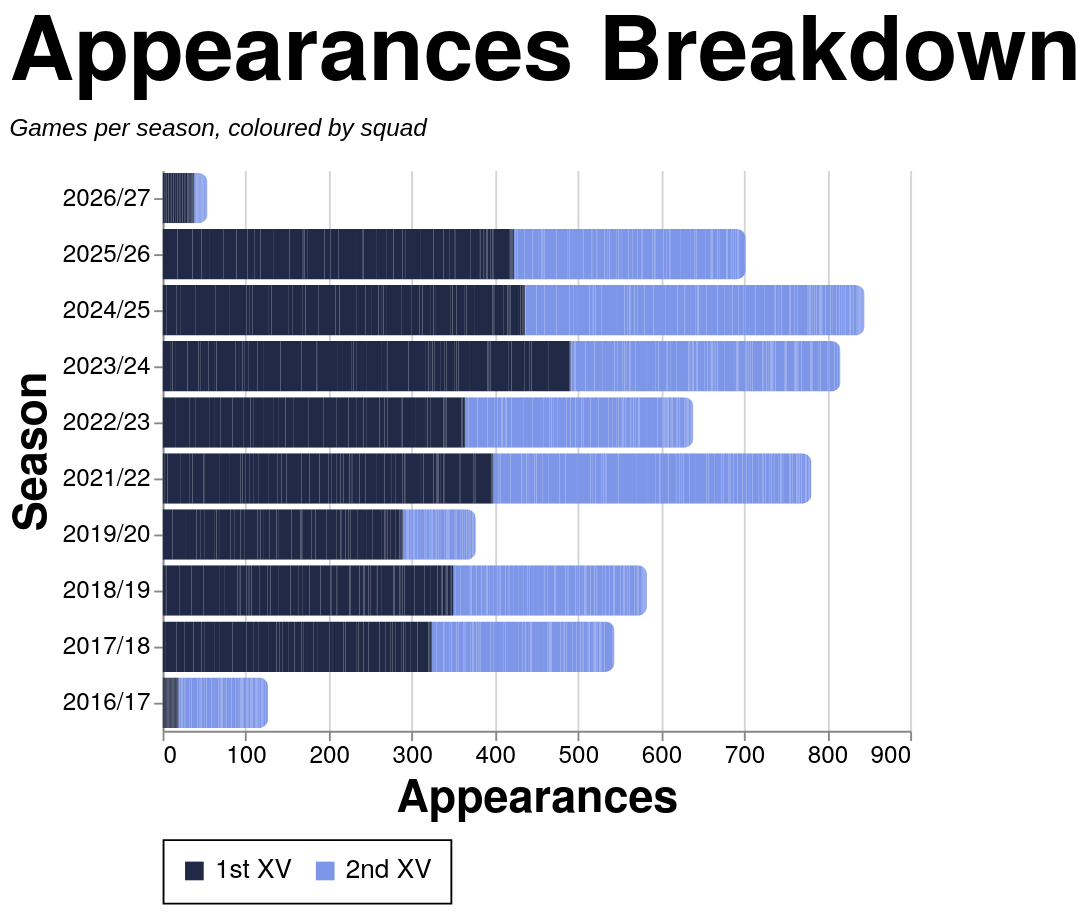

Express this chart as Vega-Lite.
### Vega-Lite specification from a JSON file in a GitHub repository (floating-point values rounded to 4 significant figures; data arrays with more than 128 entries replaced by an {"elided": "..."} marker saying what was removed)
{"config": {"axis": {"labelFont": "PT Sans Narrow, Helvetica Neue, Helvetica, Arial, sans-serif", "titleFont": "PT Sans Narrow, Helvetica Neue, Helvetica, Arial, sans-serif", "labelFontSize": 13, "titleFontSize": 24, "gridColor": "#202947", "gridOpacity": 0.2, "zindex": 1}, "text": {"font": "Lato, sans-serif"}, "bar": {"cornerRadiusEnd": 5}, "header": {"labelFont": "PT Sans Narrow, Helvetica Neue, Helvetica, Arial, sans-serif", "titleFont": "PT Sans Narrow, Helvetica Neue, Helvetica, Arial, sans-serif", "labelFontSize": 24, "titleFontSize": 28, "labelFontWeight": "bold", "orient": "left"}, "legend": {"labelFont": "PT Sans Narrow, Helvetica Neue, Helvetica, Arial, sans-serif", "titleFont": "PT Sans Narrow, Helvetica Neue, Helvetica, Arial, sans-serif", "labelFontSize": 14, "titleFontSize": 16, "titlePadding": 5, "fillColor": "white", "strokeColor": "black", "padding": 10, "titleFontWeight": "lighter", "titleFontStyle": "italic", "titleColor": "gray", "offset": 10}, "title": {"font": "PT Sans Narrow, Helvetica Neue, Helvetica, Arial, sans-serif", "fontSize": 48, "fontWeight": "bold", "anchor": "start", "align": "center", "titlePadding": 20, "subtitlePadding": 10, "subtitleFontSize": 13, "subtitleColor": "", "subtitleFontStyle": "italic", "offset": 15, "color": "black"}, "axisX": {"labelAngle": 0}, "facet": {"title": null, "header": null, "align": {"row": "each", "column": "each"}, "spacing": 10}, "resolve": {"scale": {"y": "independent", "facet": "independent"}}, "background": "transparent", "scale": {"offsetBandPaddingOuter": 0.2, "offsetBandPaddingInner": 0.1}, "view": {"stroke": null, "background": "transparent"}}, "data": {"name": "data-04c6d65b053c3d639f98056d65ab55f8"}, "mark": {"type": "bar"}, "encoding": {"color": {"field": "color_value", "legend": {"orient": "bottom", "title": null}, "scale": {"domain": ["1st XV", "2nd XV"], "range": ["#202946", "#7d96e8"]}, "sort": {"field": "sum(apps)", "op": "sum", "order": "descending"}, "type": "nominal"}, "tooltip": [{"field": "player", "title": "Player", "type": "nominal"}, {"field": "season", "title": "Season", "type": "nominal"}, {"field": "color_value", "title": "Group", "type": "nominal"}, {"aggregate": "sum", "field": "apps", "title": "Appearances", "type": "quantitative"}], "x": {"aggregate": "sum", "field": "apps", "title": "Appearances", "type": "quantitative"}, "y": {"field": "season", "sort": {"field": "season_sort", "op": "max", "order": "descending"}, "title": "Season", "type": "nominal"}}, "height": {"step": 30}, "title": {"text": "Appearances Breakdown", "subtitle": "Games per season, coloured by squad"}, "width": 400, "$schema": "https://vega.github.io/schema/vega-lite/v5.20.1.json", "datasets": {"data-04c6d65b053c3d639f98056d65ab55f8": {"elided": "2562 records"}}}
